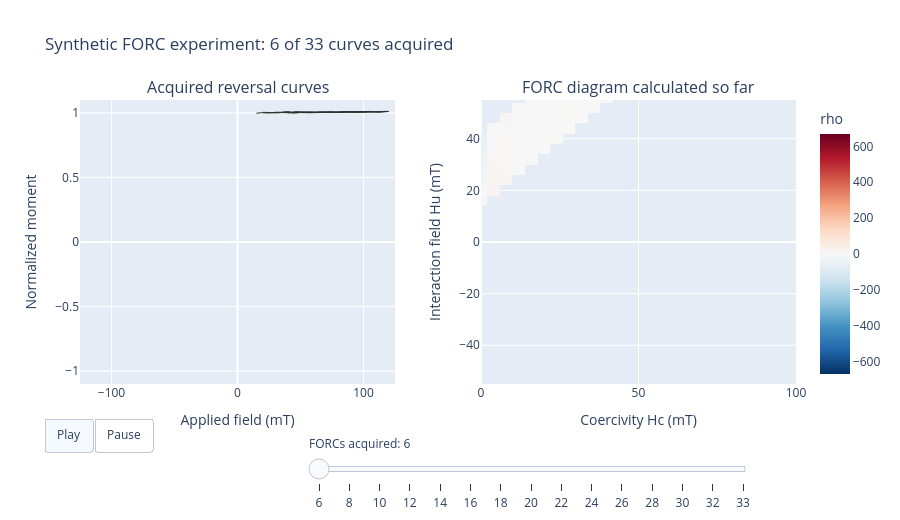

Here is the notebook cell this chart was saved with:
### Markdown cell above
## Interactive synthetic FORC experiment

Use **Play** or the slider below to step through a synthetic FORC acquisition. The left panel adds measured reversal curves in acquisition order. For every animation frame, the right panel recalculates the local quadratic regression using only the curves acquired up to that point; it is not simply revealing a finished image. As progressively lower reversal fields are measured, the supported area in $(H_c,H_u)$ space expands and the two synthetic coercivity populations become resolved.

The synthetic sample is an ensemble of rectangular hysterons with two coercivity populations and a narrow distribution of bias fields. It is deliberately simple: the animation explains sampling geometry and numerical construction, not the full physics of interacting natural particles.

### Code cell
from pathlib import Path
import sys

import numpy as np
import plotly.graph_objects as go
from plotly.subplots import make_subplots

notebook_dir = Path.cwd()
if notebook_dir.name != "FORC_notebooks":
    candidate = notebook_dir / "FORC_notebooks"
    if candidate.exists():
        notebook_dir = candidate
pmag_checkout = notebook_dir.parents[1] / "PmagPy"
if pmag_checkout.exists():
    sys.path.insert(0, str(pmag_checkout))

from pmagpy import forc


def make_synthetic_forcs(random_seed=7, n_hysterons=3000):
    '''Create noise-perturbed FORCs for a two-component hysteron ensemble.'''
    rng = np.random.default_rng(random_seed)
    first_count = int(0.68 * n_hysterons)
    coercivity = np.concatenate([
        rng.normal(0.028, 0.005, first_count),
        rng.normal(0.057, 0.008, n_hysterons - first_count),
    ])
    coercivity = np.clip(coercivity, 0.006, None)
    bias = rng.normal(0.0, 0.007, n_hysterons)
    down_switch = bias - coercivity
    up_switch = bias + coercivity

    reversal_fields = np.linspace(0.04, -0.12, 33)
    fields, moments, curves, sequences = [], [], [], []
    for curve_number, reversal in enumerate(reversal_fields):
        field = np.arange(reversal, 0.1201, 0.004)
        switched_down = reversal <= down_switch
        state = np.where(
            switched_down[:, None] & (field[None, :] < up_switch[:, None]),
            -1.0,
            1.0,
        )
        moment = state.mean(axis=0) + 0.08 * field
        moment += rng.normal(0.0, 0.002, moment.size)
        fields.append(field)
        moments.append(moment)
        curves.append(np.full(field.size, curve_number, dtype=int))
        sequences.append(np.full(field.size, curve_number, dtype=float))

    return forc.ForcData(
        field=np.concatenate(fields),
        moment=np.concatenate(moments),
        curve=np.concatenate(curves),
        reversal_field=reversal_fields,
        sequence=np.concatenate(sequences),
        curve_sequence=np.arange(reversal_fields.size, dtype=float),
        calibration_field=np.array([], dtype=float),
        calibration_moment=np.array([], dtype=float),
        calibration_sequence=np.array([], dtype=float),
        metadata={},
        source="synthetic two-component hysteron ensemble",
    )


def subset_synthetic_forcs(data, curve_count):
    '''Return the first curve_count FORCs with contiguous curve identifiers.'''
    keep = data.curve < int(curve_count)
    return forc.ForcData(
        field=data.field[keep],
        moment=data.moment[keep],
        curve=data.curve[keep],
        reversal_field=data.reversal_field[:curve_count],
        sequence=data.sequence[keep],
        curve_sequence=data.curve_sequence[:curve_count],
        calibration_field=np.array([], dtype=float),
        calibration_moment=np.array([], dtype=float),
        calibration_sequence=np.array([], dtype=float),
        metadata={},
        source=data.source,
    )


def combined_curve_trace(data):
    '''Combine separate reversal curves into one Plotly trace using gaps.'''
    field, moment = [], []
    for curve_number in range(data.n_curves):
        select = data.curve == curve_number
        field.extend((data.field[select] * 1e3).tolist() + [None])
        moment.extend(data.moment[select].tolist() + [None])
    return field, moment


synthetic = make_synthetic_forcs()
frame_counts = list(range(6, synthetic.n_curves + 1, 2))
if frame_counts[-1] != synthetic.n_curves:
    frame_counts.append(synthetic.n_curves)

animation_results = []
for curve_count in frame_counts:
    partial = subset_synthetic_forcs(synthetic, curve_count)
    result = forc.calculate_forc(
        partial,
        method="variforc",
        sc0=2,
        sc1=4,
        sb0=2,
        sb1=4,
        lambda_c=0.05,
        lambda_b=0.05,
        output_step=1,
        error_method=None,
    )
    animation_results.append((partial, result))

final_rho = animation_results[-1][1].rho
color_limit = float(np.nanpercentile(np.abs(final_rho[np.isfinite(final_rho)]), 99))


def animation_frame_data(partial, result):
    '''Create the raw-curve and calculated-rho traces for one frame.'''
    field, moment = combined_curve_trace(partial)
    return [
        go.Scatter(x=field, y=moment, mode="lines", line=dict(color="#303030", width=1)),
        go.Heatmap(
            x=result.hc[0, :] * 1e3,
            y=result.hu[:, 0] * 1e3,
            z=result.rho,
            colorscale="RdBu_r",
            zmin=-color_limit,
            zmax=color_limit,
            zmid=0,
            colorbar=dict(title="rho"),
        ),
    ]


first_partial, first_result = animation_results[0]
figure = make_subplots(
    rows=1,
    cols=2,
    subplot_titles=("Acquired reversal curves", "FORC diagram calculated so far"),
    horizontal_spacing=0.12,
)
first_traces = animation_frame_data(first_partial, first_result)
figure.add_trace(first_traces[0], row=1, col=1)
figure.add_trace(first_traces[1], row=1, col=2)

figure.frames = [
    go.Frame(
        name=str(curve_count),
        data=animation_frame_data(partial, result),
        traces=[0, 1],
        layout=go.Layout(title_text=f"Synthetic FORC experiment: {curve_count} of {synthetic.n_curves} curves acquired"),
    )
    for curve_count, (partial, result) in zip(frame_counts, animation_results)
]

figure.update_layout(
    title=f"Synthetic FORC experiment: {frame_counts[0]} of {synthetic.n_curves} curves acquired",
    height=520,
    showlegend=False,
    updatemenus=[dict(
        type="buttons",
        direction="left",
        x=0.1,
        y=-0.12,
        buttons=[
            dict(label="Play", method="animate", args=[None, {"frame": {"duration": 280, "redraw": True}, "fromcurrent": True}]),
            dict(label="Pause", method="animate", args=[[None], {"frame": {"duration": 0, "redraw": False}, "mode": "immediate"}]),
        ],
    )],
    sliders=[dict(
        active=0,
        x=0.32,
        y=-0.10,
        len=0.62,
        currentvalue=dict(prefix="FORCs acquired: "),
        steps=[
            dict(label=str(count), method="animate", args=[[str(count)], {"mode": "immediate", "frame": {"duration": 0, "redraw": True}}])
            for count in frame_counts
        ],
    )],
)
figure.update_xaxes(title_text="Applied field (mT)", range=[-125, 125], row=1, col=1)
figure.update_yaxes(title_text="Normalized moment", range=[-1.1, 1.1], row=1, col=1)
figure.update_xaxes(title_text="Coercivity Hc (mT)", range=[0, 100], row=1, col=2)
figure.update_yaxes(title_text="Interaction field Hu (mT)", range=[-55, 55], row=1, col=2)
figure.show()

### Figure 1 — Plotly figure (JSON) as saved in the notebook; plotly's stock layout.template omitted (floating-point values rounded to 4 significant figures; data arrays with more than 128 entries replaced by an {"elided": "..."} marker saying what was removed)
{"data": [{"line": {"color": "#303030", "width": 1}, "mode": "lines", "type": "scatter", "x": {"elided": "149 float values"}, "xaxis": "x", "y": {"elided": "149 float values"}, "yaxis": "y"}, {"colorbar": {"title": {"text": "rho"}}, "colorscale": [[0.0, "rgb(5,48,97)"], [0.1, "rgb(33,102,172)"], [0.2, "rgb(67,147,195)"], [0.3, "rgb(146,197,222)"], [0.4, "rgb(209,229,240)"], [0.5, "rgb(247,247,247)"], [0.6, "rgb(253,219,199)"], [0.7, "rgb(244,165,130)"], [0.8, "rgb(214,96,77)"], [0.9, "rgb(178,24,43)"], [1.0, "rgb(103,0,31)"]], "type": "heatmap", "x": [0.0, 4.0, 8.0, 12.0, 16.0, 20.0, 24.0, 28.0, 32.0, 36.0, 40.0, 44.0, 48.0, 52.0], "xaxis": "x2", "y": [12.0, 16.0, 20.0, 24.0, 28.0, 32.0, 36.0, 40.0, 44.0, 48.0, 52.0, 56.0, 60.0, 64.0, 68.0, 72.0, 76.0, 80.0], "yaxis": "y2", "z": {"elided": "18x14 float values"}, "zmax": 668.9, "zmid": 0, "zmin": -668.9}], "layout": {"annotations": [{"font": {"size": 16}, "showarrow": false, "text": "Acquired reversal curves", "x": 0.22, "xanchor": "center", "xref": "paper", "y": 1.0, "yanchor": "bottom", "yref": "paper"}, {"font": {"size": 16}, "showarrow": false, "text": "FORC diagram calculated so far", "x": 0.78, "xanchor": "center", "xref": "paper", "y": 1.0, "yanchor": "bottom", "yref": "paper"}], "height": 520, "showlegend": false, "sliders": [{"active": 0, "currentvalue": {"prefix": "FORCs acquired: "}, "len": 0.62, "steps": [{"args": [["6"], {"frame": {"duration": 0, "redraw": true}, "mode": "immediate"}], "label": "6", "method": "animate"}, {"args": [["8"], {"frame": {"duration": 0, "redraw": true}, "mode": "immediate"}], "label": "8", "method": "animate"}, {"args": [["10"], {"frame": {"duration": 0, "redraw": true}, "mode": "immediate"}], "label": "10", "method": "animate"}, {"args": [["12"], {"frame": {"duration": 0, "redraw": true}, "mode": "immediate"}], "label": "12", "method": "animate"}, {"args": [["14"], {"frame": {"duration": 0, "redraw": true}, "mode": "immediate"}], "label": "14", "method": "animate"}, {"args": [["16"], {"frame": {"duration": 0, "redraw": true}, "mode": "immediate"}], "label": "16", "method": "animate"}, {"args": [["18"], {"frame": {"duration": 0, "redraw": true}, "mode": "immediate"}], "label": "18", "method": "animate"}, {"args": [["20"], {"frame": {"duration": 0, "redraw": true}, "mode": "immediate"}], "label": "20", "method": "animate"}, {"args": [["22"], {"frame": {"duration": 0, "redraw": true}, "mode": "immediate"}], "label": "22", "method": "animate"}, {"args": [["24"], {"frame": {"duration": 0, "redraw": true}, "mode": "immediate"}], "label": "24", "method": "animate"}, {"args": [["26"], {"frame": {"duration": 0, "redraw": true}, "mode": "immediate"}], "label": "26", "method": "animate"}, {"args": [["28"], {"frame": {"duration": 0, "redraw": true}, "mode": "immediate"}], "label": "28", "method": "animate"}, {"args": [["30"], {"frame": {"duration": 0, "redraw": true}, "mode": "immediate"}], "label": "30", "method": "animate"}, {"args": [["32"], {"frame": {"duration": 0, "redraw": true}, "mode": "immediate"}], "label": "32", "method": "animate"}, {"args": [["33"], {"frame": {"duration": 0, "redraw": true}, "mode": "immediate"}], "label": "33", "method": "animate"}], "x": 0.32, "y": -0.1}], "title": {"text": "Synthetic FORC experiment: 6 of 33 curves acquired"}, "updatemenus": [{"buttons": [{"args": [null, {"frame": {"duration": 280, "redraw": true}, "fromcurrent": true}], "label": "Play", "method": "animate"}, {"args": [[null], {"frame": {"duration": 0, "redraw": false}, "mode": "immediate"}], "label": "Pause", "method": "animate"}], "direction": "left", "type": "buttons", "x": 0.1, "y": -0.12}], "xaxis": {"anchor": "y", "domain": [0.0, 0.44], "range": [-125, 125], "title": {"text": "Applied field (mT)"}}, "xaxis2": {"anchor": "y2", "domain": [0.56, 1.0], "range": [0, 100], "title": {"text": "Coercivity Hc (mT)"}}, "yaxis": {"anchor": "x", "domain": [0.0, 1.0], "range": [-1.1, 1.1], "title": {"text": "Normalized moment"}}, "yaxis2": {"anchor": "x2", "domain": [0.0, 1.0], "range": [-55, 55], "title": {"text": "Interaction field Hu (mT)"}}}}
